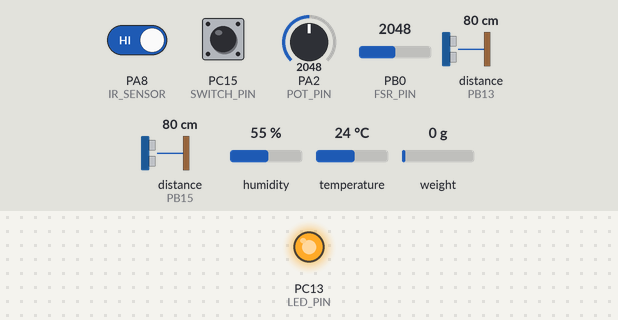
Bench run of a sketch on a simulated STM32 Blue Pill. Shown: output pins drawn as LEDs (lit = HIGH). Wiring (inferred from the names in the program): 2 × ultrasonic range finder: trigger PB12, echo PB13 / trigger PB14, echo PB15. Inputs (shaded band) come from the test bench; at power-on: PA2 (POT_PIN) = 2048, PA8 (IR_SENSOR) HIGH, PB0 (FSR_PIN) = 2048, PC15 (SWITCH_PIN) HIGH, distance to the obstacle (sensors on PB13, PB15) 80 cm, humidity 55 %, temperature 24 °C, weight on the scale 0 g. The echo pulse lasts 58.3 µs per cm; pins used as bus, display or sensor lines are not drawn.

Above: at 0.1 s.
At 37.2 s:
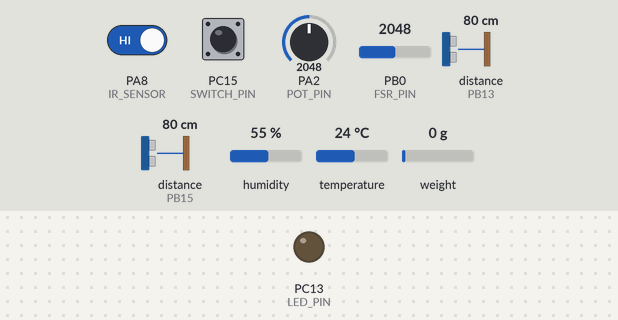
Timing chart, 0 to 40.0 s (numbered marks = the images above):
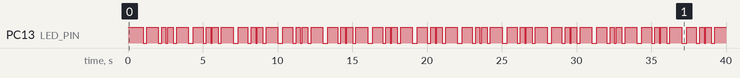

Measured:
- by itself, PC13 (LED_PIN): moves between LOW and HIGH, repeating every 3.0 s
- by itself, everything shown: repeats every 6.0 s, in 16 steps

The sketch:

stm32_freertos_final.ino
```cpp
#define configTOTAL_HEAP_SIZE         ( ( size_t ) ( 6 * 1024 ) )
#define configUSE_MALLOC_FAILED_HOOK  1
#define configCHECK_FOR_STACK_OVERFLOW 2
#define configSUPPORT_DYNAMIC_ALLOCATION 1
#define INCLUDE_xPortGetFreeHeapSize  1

#include <STM32FreeRTOS.h>
#include <SPI.h>
#include "CANManager.h"
#include "CANMessage.h"
#include "HX711.h"
#include <SimpleDHT.h>

// ====== Định nghĩa chân ======
QueueHandle_t canQueue;
SemaphoreHandle_t canSem;

CANManager can(PA4);
#define LED_PIN PC13

SimpleDHT11 dht(PA3);
HX711 scale;
#define CALIBRATION_FACTOR 420.0983

#define TRIG1 PB12
#define ECHO1 PB13
#define TRIG2 PB14
#define ECHO2 PB15
#define IR_SENSOR PA8
#define POT_PIN PA2
#define SWITCH_PIN PC15

#define FSR_PIN PB0
#define FSR_MAX_FORCE_N 20.0
#define FSR_CONTACT_AREA_M2 0.0001

// ====== Đo khoảng cách ======
long readDistanceCM(uint8_t trigPin, uint8_t echoPin) {
  digitalWrite(trigPin, LOW); delayMicroseconds(2);
  digitalWrite(trigPin, HIGH); delayMicroseconds(10);
  digitalWrite(trigPin, LOW);
  long duration = pulseIn(echoPin, HIGH, 10000);
  if (duration == 0) return 255;
  return constrain(duration * 0.034 / 2, 0, 255);
}

// ====== Task gửi CAN ======
void TaskCAN(void* param) {
  pinMode(LED_PIN, OUTPUT);
  CANMessage* msg;
  struct can_frame frame;

  while (1) {
    if (xSemaphoreTake(canSem, portMAX_DELAY) == pdTRUE) {
      while (xQueueReceive(canQueue, &msg, 0) == pdTRUE) {
        frame.can_id = msg->can_id;
        frame.can_dlc = msg->can_dlc;
        memcpy(frame.data, msg->data, msg->can_dlc);
        can.send(frame);
        vPortFree(msg);
        digitalWrite(LED_PIN, LOW); delay(10); digitalWrite(LED_PIN, HIGH);
      }
    }
  }
}

// ====== Task đo Loadcell, POT, SWITCH ======
void CtrlTaskRunner(void* param) {
  TickType_t lastWake = xTaskGetTickCount();
  const TickType_t loopDelay = pdMS_TO_TICKS(50); // vòng lặp nhanh hơn

  float accWeight = 0;
  int sampleCount = 0;
  const int avgSampleTarget = 10;

  while (1) {
    if (scale.is_ready()) {
      accWeight += scale.get_units(1);  // lấy từng mẫu 1
      sampleCount++;
    }

    if (sampleCount >= avgSampleTarget) {
      float weight = accWeight / sampleCount;
      accWeight = 0;
      sampleCount = 0;

      if (weight < 0) weight = 0;
      uint8_t weightVal = (uint8_t)constrain(weight, 0, 255);

      int potRaw = analogRead(POT_PIN);
      uint8_t potVal = map(potRaw, 0, 1023, 0, 255);
      uint8_t sw = digitalRead(SWITCH_PIN) == LOW ? 1 : 0;

      CANMessage* msg = (CANMessage*)pvPortMalloc(sizeof(CANMessage));
      if (msg) {
        msg->can_id = 0x100;
        msg->can_dlc = 3;
        msg->data[0] = weightVal;
        msg->data[1] = potVal;
        msg->data[2] = sw;

        if (xQueueSendToBack(canQueue, &msg, 0) == pdPASS) {
          xSemaphoreGive(canSem);
        } else {
          vPortFree(msg);
        }
      }
    }

    vTaskDelayUntil(&lastWake, loopDelay);
  }
}


// ====== Task đo nhiệt độ + áp suất FSR ======
void TempTaskRunner(void* param) {
  TickType_t lastWake = xTaskGetTickCount();
  byte temp = 0, hum = 0;

  while (1) {
    if (dht.read(&temp, &hum, NULL) == SimpleDHTErrSuccess) {
      int adcValue = analogRead(FSR_PIN);
      float force = (adcValue / 4095.0) * FSR_MAX_FORCE_N;
      float pressure_Pa = force / FSR_CONTACT_AREA_M2;
      float pressure_Bar = pressure_Pa / 100000.0;
      uint8_t pressureVal = (uint8_t)constrain(pressure_Bar * 100, 0, 255);

      CANMessage* msg = (CANMessage*)pvPortMalloc(sizeof(CANMessage));
      if (msg) {
        msg->can_id = 0x300;
        msg->can_dlc = 2;
        msg->data[0] = temp;
        msg->data[1] = pressureVal;
        if (xQueueSendToBack(canQueue, &msg, 0) == pdPASS) {
          xSemaphoreGive(canSem);
        } else {
          vPortFree(msg);
        }
      }
    }

    vTaskDelayUntil(&lastWake, pdMS_TO_TICKS(1000));
  }
}

// ====== Task đo khoảng cách & IR ======
void DistTaskRunner(void* param) {
  TickType_t lastWake = xTaskGetTickCount();

  while (1) {
    uint8_t d1 = readDistanceCM(TRIG1, ECHO1);
    uint8_t d2 = readDistanceCM(TRIG2, ECHO2);
    uint8_t ir = digitalRead(IR_SENSOR) == LOW ? 1 : 0;

    CANMessage* msg = (CANMessage*)pvPortMalloc(sizeof(CANMessage));
    if (msg) {
      msg->can_id = 0x200;
      msg->can_dlc = 3;
      msg->data[0] = d1;
      msg->data[1] = d2;
      msg->data[2] = ir;
      xQueueSendToBack(canQueue, &msg, 0);
      xSemaphoreGive(canSem);
    }

    vTaskDelayUntil(&lastWake, pdMS_TO_TICKS(1500));
  }
}

// ====== setup ======
void setup() {
  Serial.begin(115200);
  while (!Serial);

  pinMode(LED_PIN, OUTPUT);
  digitalWrite(LED_PIN, HIGH);

  scale.begin(PA0, PA1);
  scale.set_scale(CALIBRATION_FACTOR);
  scale.tare();

  pinMode(TRIG1, OUTPUT); pinMode(ECHO1, INPUT);
  pinMode(TRIG2, OUTPUT); pinMode(ECHO2, INPUT);
  pinMode(IR_SENSOR, INPUT);
  pinMode(SWITCH_PIN, INPUT_PULLUP);
  pinMode(FSR_PIN, INPUT);

  canQueue = xQueueCreate(15, sizeof(CANMessage*));
  canSem = xSemaphoreCreateBinary();
  can.begin();

  xTaskCreate(TaskCAN, "CAN", 128, NULL, 2, NULL);
  xTaskCreate(CtrlTaskRunner, "Ctrl", 140, NULL, 2, NULL);
  xTaskCreate(TempTaskRunner, "Temp", 128, NULL, 3, NULL);
  xTaskCreate(DistTaskRunner, "Dist", 128, NULL, 4, NULL);

  delay(1000);
  vTaskStartScheduler();
  while (1);
}

void loop() {}

// ====== Hook lỗi malloc và stack overflow ======
extern "C" void vApplicationMallocFailedHook() {
  digitalWrite(LED_PIN, LOW);
  while (1);
}

extern "C" void vApplicationStackOverflowHook(TaskHandle_t xTask, char *pcTaskName) {
  digitalWrite(LED_PIN, LOW);
  while (1);
}
```

CANManager.cpp
```cpp
#include <Arduino.h>
#include "CANManager.h"

CANManager::CANManager(uint8_t csPin) : mcp(csPin) {}

void CANManager::begin() {
  mcp.reset();
  mcp.setBitrate(CAN_500KBPS, MCP_16MHZ);
  mcp.setNormalMode();

  pinMode(PC13, OUTPUT);  // LED debug
  digitalWrite(PC13, HIGH);
}

void CANManager::send(struct can_frame& frame) {
  mcp.sendMessage(&frame);
  digitalWrite(PC13, LOW);
  delay(100);
  digitalWrite(PC13, HIGH);
}
```

CANManager.h
```cpp
#pragma once
#include <mcp2515.h>

class CANManager {
public:
  CANManager(uint8_t csPin);
  void begin();
  void send(struct can_frame& frame);

private:
  MCP2515 mcp;
};
```

CANMessage.h
```cpp
#pragma once
#include <Arduino.h>

struct CANMessage {
  uint16_t can_id;
  uint8_t  can_dlc;
  uint8_t  data[8];
};
```
